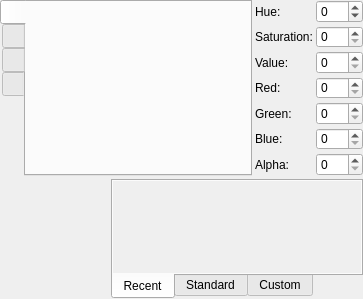
<?xml version="1.0" encoding="UTF-8"?>
<ui version="4.0">
 <class>KLFColorChooseWidgetUI</class>
 <widget class="QWidget" name="KLFColorChooseWidgetUI">
  <property name="geometry">
   <rect>
    <x>0</x>
    <y>0</y>
    <width>363</width>
    <height>294</height>
   </rect>
  </property>
  <property name="contextMenuPolicy">
   <enum>Qt::NoContextMenu</enum>
  </property>
  <property name="windowTitle">
   <string>Choose Color</string>
  </property>
  <layout class="QGridLayout" name="gridLayout_4">
   <property name="margin">
    <number>0</number>
   </property>
   <property name="spacing">
    <number>3</number>
   </property>
   <item row="0" column="0" colspan="2">
    <widget class="QTabWidget" name="mPaneTabs">
     <property name="tabPosition">
      <enum>QTabWidget::West</enum>
     </property>
     <property name="currentIndex">
      <number>0</number>
     </property>
     <widget class="QWidget" name="mHSVTab">
      <attribute name="icon">
       <iconset resource="klfres.qrc">
        <normaloff>:/pics/huepane.png</normaloff>:/pics/huepane.png</iconset>
      </attribute>
      <attribute name="title">
       <string/>
      </attribute>
      <layout class="QGridLayout" name="gridLayout_3">
       <item row="0" column="0">
        <widget class="KLFColorChooseWidgetPane" name="mHueSatPane" native="true">
         <property name="sizePolicy">
          <sizepolicy hsizetype="Fixed" vsizetype="Fixed">
           <horstretch>0</horstretch>
           <verstretch>0</verstretch>
          </sizepolicy>
         </property>
         <property name="minimumSize">
          <size>
           <width>128</width>
           <height>128</height>
          </size>
         </property>
         <property name="maximumSize">
          <size>
           <width>128</width>
           <height>128</height>
          </size>
         </property>
         <property name="paneType" stdset="0">
          <string>Hue+Sat</string>
         </property>
         <property name="color" stdset="0">
          <color>
           <red>0</red>
           <green>0</green>
           <blue>0</blue>
          </color>
         </property>
        </widget>
       </item>
       <item row="0" column="1">
        <widget class="KLFColorChooseWidgetPane" name="mValPane" native="true">
         <property name="sizePolicy">
          <sizepolicy hsizetype="Fixed" vsizetype="Fixed">
           <horstretch>0</horstretch>
           <verstretch>0</verstretch>
          </sizepolicy>
         </property>
         <property name="minimumSize">
          <size>
           <width>20</width>
           <height>128</height>
          </size>
         </property>
         <property name="maximumSize">
          <size>
           <width>20</width>
           <height>128</height>
          </size>
         </property>
         <property name="paneType" stdset="0">
          <string>Fix+Val</string>
         </property>
         <property name="color" stdset="0">
          <color>
           <red>0</red>
           <green>0</green>
           <blue>0</blue>
          </color>
         </property>
        </widget>
       </item>
       <item row="1" column="0" colspan="2">
        <widget class="KLFColorChooseWidgetPane" name="mAlphaPane" native="true">
         <property name="sizePolicy">
          <sizepolicy hsizetype="Preferred" vsizetype="Fixed">
           <horstretch>0</horstretch>
           <verstretch>0</verstretch>
          </sizepolicy>
         </property>
         <property name="minimumSize">
          <size>
           <width>128</width>
           <height>20</height>
          </size>
         </property>
         <property name="maximumSize">
          <size>
           <width>16777215</width>
           <height>20</height>
          </size>
         </property>
         <property name="paneType" stdset="0">
          <string>Alpha+Fix</string>
         </property>
         <property name="color" stdset="0">
          <color>
           <red>0</red>
           <green>0</green>
           <blue>0</blue>
          </color>
         </property>
        </widget>
       </item>
      </layout>
     </widget>
     <widget class="QWidget" name="mTriangleTab">
      <property name="minimumSize">
       <size>
        <width>160</width>
        <height>160</height>
       </size>
      </property>
      <attribute name="icon">
       <iconset resource="klfres.qrc">
        <normaloff>:/pics/colortriangle.png</normaloff>:/pics/colortriangle.png</iconset>
      </attribute>
      <attribute name="title">
       <string/>
      </attribute>
      <layout class="QVBoxLayout" name="verticalLayout">
       <property name="sizeConstraint">
        <enum>QLayout::SetMinimumSize</enum>
       </property>
       <property name="margin">
        <number>0</number>
       </property>
       <item>
        <widget class="QtColorTriangle" name="mColorTriangle" native="true">
         <property name="sizePolicy">
          <sizepolicy hsizetype="Preferred" vsizetype="Preferred">
           <horstretch>0</horstretch>
           <verstretch>0</verstretch>
          </sizepolicy>
         </property>
         <property name="minimumSize">
          <size>
           <width>160</width>
           <height>160</height>
          </size>
         </property>
        </widget>
       </item>
      </layout>
     </widget>
     <widget class="QWidget" name="mNamedTab">
      <attribute name="icon">
       <iconset resource="klfres.qrc">
        <normaloff>:/pics/named.png</normaloff>:/pics/named.png</iconset>
      </attribute>
      <attribute name="title">
       <string/>
      </attribute>
      <layout class="QGridLayout" name="gridLayout">
       <property name="horizontalSpacing">
        <number>3</number>
       </property>
       <property name="verticalSpacing">
        <number>5</number>
       </property>
       <item row="0" column="0" colspan="2">
        <widget class="QListWidget" name="lstNames">
         <property name="sizePolicy">
          <sizepolicy hsizetype="Preferred" vsizetype="Preferred">
           <horstretch>0</horstretch>
           <verstretch>0</verstretch>
          </sizepolicy>
         </property>
        </widget>
       </item>
       <item row="1" column="0">
        <widget class="QLabel" name="lblHex">
         <property name="sizePolicy">
          <sizepolicy hsizetype="Preferred" vsizetype="Fixed">
           <horstretch>0</horstretch>
           <verstretch>0</verstretch>
          </sizepolicy>
         </property>
         <property name="text">
          <string>Hex:</string>
         </property>
        </widget>
       </item>
       <item row="1" column="1">
        <widget class="QLineEdit" name="txtHex"/>
       </item>
      </layout>
     </widget>
     <widget class="QWidget" name="mSlidersTab">
      <attribute name="icon">
       <iconset resource="klfres.qrc">
        <normaloff>:/pics/colorsliders.png</normaloff>:/pics/colorsliders.png</iconset>
      </attribute>
      <attribute name="title">
       <string/>
      </attribute>
      <layout class="QGridLayout" name="gridLayout_5">
       <item row="0" column="7">
        <widget class="KLFColorChooseWidgetPane" name="mHueSlider" native="true">
         <property name="sizePolicy">
          <sizepolicy hsizetype="Preferred" vsizetype="Fixed">
           <horstretch>0</horstretch>
           <verstretch>0</verstretch>
          </sizepolicy>
         </property>
         <property name="minimumSize">
          <size>
           <width>128</width>
           <height>15</height>
          </size>
         </property>
         <property name="maximumSize">
          <size>
           <width>16777215</width>
           <height>15</height>
          </size>
         </property>
         <property name="paneType" stdset="0">
          <string>Hue+Fix</string>
         </property>
         <property name="color" stdset="0">
          <color>
           <red>0</red>
           <green>0</green>
           <blue>0</blue>
          </color>
         </property>
        </widget>
       </item>
       <item row="1" column="7">
        <widget class="KLFColorChooseWidgetPane" name="mSatSlider" native="true">
         <property name="sizePolicy">
          <sizepolicy hsizetype="Preferred" vsizetype="Fixed">
           <horstretch>0</horstretch>
           <verstretch>0</verstretch>
          </sizepolicy>
         </property>
         <property name="minimumSize">
          <size>
           <width>128</width>
           <height>15</height>
          </size>
         </property>
         <property name="maximumSize">
          <size>
           <width>16777215</width>
           <height>15</height>
          </size>
         </property>
         <property name="paneType" stdset="0">
          <string>Sat+Fix</string>
         </property>
         <property name="color" stdset="0">
          <color>
           <red>0</red>
           <green>0</green>
           <blue>0</blue>
          </color>
         </property>
        </widget>
       </item>
       <item row="2" column="7">
        <widget class="KLFColorChooseWidgetPane" name="mValSlider" native="true">
         <property name="sizePolicy">
          <sizepolicy hsizetype="Preferred" vsizetype="Fixed">
           <horstretch>0</horstretch>
           <verstretch>0</verstretch>
          </sizepolicy>
         </property>
         <property name="minimumSize">
          <size>
           <width>128</width>
           <height>15</height>
          </size>
         </property>
         <property name="maximumSize">
          <size>
           <width>16777215</width>
           <height>15</height>
          </size>
         </property>
         <property name="paneType" stdset="0">
          <string>Val+Fix</string>
         </property>
         <property name="color" stdset="0">
          <color>
           <red>0</red>
           <green>0</green>
           <blue>0</blue>
          </color>
         </property>
        </widget>
       </item>
       <item row="3" column="7">
        <widget class="KLFColorChooseWidgetPane" name="mRedSlider" native="true">
         <property name="sizePolicy">
          <sizepolicy hsizetype="Preferred" vsizetype="Fixed">
           <horstretch>0</horstretch>
           <verstretch>0</verstretch>
          </sizepolicy>
         </property>
         <property name="minimumSize">
          <size>
           <width>128</width>
           <height>15</height>
          </size>
         </property>
         <property name="maximumSize">
          <size>
           <width>16777215</width>
           <height>15</height>
          </size>
         </property>
         <property name="paneType" stdset="0">
          <string>Red+Fix</string>
         </property>
         <property name="color" stdset="0">
          <color>
           <red>0</red>
           <green>0</green>
           <blue>0</blue>
          </color>
         </property>
        </widget>
       </item>
       <item row="4" column="7">
        <widget class="KLFColorChooseWidgetPane" name="mGreenSlider" native="true">
         <property name="sizePolicy">
          <sizepolicy hsizetype="Preferred" vsizetype="Fixed">
           <horstretch>0</horstretch>
           <verstretch>0</verstretch>
          </sizepolicy>
         </property>
         <property name="minimumSize">
          <size>
           <width>128</width>
           <height>15</height>
          </size>
         </property>
         <property name="maximumSize">
          <size>
           <width>16777215</width>
           <height>15</height>
          </size>
         </property>
         <property name="paneType" stdset="0">
          <string>Green+Fix</string>
         </property>
         <property name="color" stdset="0">
          <color>
           <red>0</red>
           <green>0</green>
           <blue>0</blue>
          </color>
         </property>
        </widget>
       </item>
       <item row="5" column="7">
        <widget class="KLFColorChooseWidgetPane" name="mBlueSlider" native="true">
         <property name="sizePolicy">
          <sizepolicy hsizetype="Preferred" vsizetype="Fixed">
           <horstretch>0</horstretch>
           <verstretch>0</verstretch>
          </sizepolicy>
         </property>
         <property name="minimumSize">
          <size>
           <width>128</width>
           <height>15</height>
          </size>
         </property>
         <property name="maximumSize">
          <size>
           <width>16777215</width>
           <height>15</height>
          </size>
         </property>
         <property name="paneType" stdset="0">
          <string>Blue+Fix</string>
         </property>
         <property name="color" stdset="0">
          <color>
           <red>0</red>
           <green>0</green>
           <blue>0</blue>
          </color>
         </property>
        </widget>
       </item>
       <item row="6" column="7">
        <widget class="KLFColorChooseWidgetPane" name="mAlphaSlider" native="true">
         <property name="sizePolicy">
          <sizepolicy hsizetype="Preferred" vsizetype="Fixed">
           <horstretch>0</horstretch>
           <verstretch>0</verstretch>
          </sizepolicy>
         </property>
         <property name="minimumSize">
          <size>
           <width>128</width>
           <height>15</height>
          </size>
         </property>
         <property name="maximumSize">
          <size>
           <width>16777215</width>
           <height>15</height>
          </size>
         </property>
         <property name="paneType" stdset="0">
          <string>Alpha+Fix</string>
         </property>
         <property name="color" stdset="0">
          <color>
           <red>0</red>
           <green>0</green>
           <blue>0</blue>
          </color>
         </property>
        </widget>
       </item>
       <item row="6" column="6">
        <widget class="QLabel" name="label_14">
         <property name="sizePolicy">
          <sizepolicy hsizetype="Preferred" vsizetype="Fixed">
           <horstretch>0</horstretch>
           <verstretch>0</verstretch>
          </sizepolicy>
         </property>
         <property name="minimumSize">
          <size>
           <width>0</width>
           <height>15</height>
          </size>
         </property>
         <property name="text">
          <string>Alpha:</string>
         </property>
        </widget>
       </item>
       <item row="1" column="6">
        <widget class="QLabel" name="label_12">
         <property name="sizePolicy">
          <sizepolicy hsizetype="Preferred" vsizetype="Fixed">
           <horstretch>0</horstretch>
           <verstretch>0</verstretch>
          </sizepolicy>
         </property>
         <property name="minimumSize">
          <size>
           <width>0</width>
           <height>15</height>
          </size>
         </property>
         <property name="text">
          <string>Sat.:</string>
         </property>
        </widget>
       </item>
       <item row="0" column="6">
        <widget class="QLabel" name="label_11">
         <property name="sizePolicy">
          <sizepolicy hsizetype="Preferred" vsizetype="Fixed">
           <horstretch>0</horstretch>
           <verstretch>0</verstretch>
          </sizepolicy>
         </property>
         <property name="minimumSize">
          <size>
           <width>0</width>
           <height>15</height>
          </size>
         </property>
         <property name="text">
          <string>Hue:</string>
         </property>
        </widget>
       </item>
       <item row="4" column="6">
        <widget class="QLabel" name="label_10">
         <property name="sizePolicy">
          <sizepolicy hsizetype="Preferred" vsizetype="Fixed">
           <horstretch>0</horstretch>
           <verstretch>0</verstretch>
          </sizepolicy>
         </property>
         <property name="minimumSize">
          <size>
           <width>0</width>
           <height>15</height>
          </size>
         </property>
         <property name="text">
          <string>Green:</string>
         </property>
        </widget>
       </item>
       <item row="5" column="6">
        <widget class="QLabel" name="label_9">
         <property name="sizePolicy">
          <sizepolicy hsizetype="Preferred" vsizetype="Fixed">
           <horstretch>0</horstretch>
           <verstretch>0</verstretch>
          </sizepolicy>
         </property>
         <property name="minimumSize">
          <size>
           <width>0</width>
           <height>15</height>
          </size>
         </property>
         <property name="text">
          <string>Blue:</string>
         </property>
        </widget>
       </item>
       <item row="2" column="6">
        <widget class="QLabel" name="label_15">
         <property name="sizePolicy">
          <sizepolicy hsizetype="Preferred" vsizetype="Fixed">
           <horstretch>0</horstretch>
           <verstretch>0</verstretch>
          </sizepolicy>
         </property>
         <property name="minimumSize">
          <size>
           <width>0</width>
           <height>15</height>
          </size>
         </property>
         <property name="text">
          <string>Val.:</string>
         </property>
        </widget>
       </item>
       <item row="3" column="6">
        <widget class="QLabel" name="label_13">
         <property name="sizePolicy">
          <sizepolicy hsizetype="Preferred" vsizetype="Fixed">
           <horstretch>0</horstretch>
           <verstretch>0</verstretch>
          </sizepolicy>
         </property>
         <property name="minimumSize">
          <size>
           <width>0</width>
           <height>15</height>
          </size>
         </property>
         <property name="text">
          <string>Red:</string>
         </property>
        </widget>
       </item>
      </layout>
     </widget>
    </widget>
   </item>
   <item row="0" column="2">
    <layout class="QGridLayout" name="gridLayout_2">
     <property name="sizeConstraint">
      <enum>QLayout::SetNoConstraint</enum>
     </property>
     <item row="0" column="0">
      <widget class="QLabel" name="label">
       <property name="sizePolicy">
        <sizepolicy hsizetype="Preferred" vsizetype="Fixed">
         <horstretch>0</horstretch>
         <verstretch>0</verstretch>
        </sizepolicy>
       </property>
       <property name="minimumSize">
        <size>
         <width>0</width>
         <height>15</height>
        </size>
       </property>
       <property name="text">
        <string>Hue:</string>
       </property>
      </widget>
     </item>
     <item row="0" column="1" colspan="2">
      <widget class="KLFColorComponentSpinBox" name="spnHue">
       <property name="sizePolicy">
        <sizepolicy hsizetype="Minimum" vsizetype="Minimum">
         <horstretch>0</horstretch>
         <verstretch>0</verstretch>
        </sizepolicy>
       </property>
       <property name="minimumSize">
        <size>
         <width>0</width>
         <height>15</height>
        </size>
       </property>
       <property name="wrapping">
        <bool>true</bool>
       </property>
       <property name="accelerated">
        <bool>true</bool>
       </property>
       <property name="maximum">
        <number>255</number>
       </property>
       <property name="singleStep">
        <number>10</number>
       </property>
       <property name="color" stdset="0">
        <color>
         <red>0</red>
         <green>0</green>
         <blue>0</blue>
        </color>
       </property>
       <property name="colorComponent" stdset="0">
        <string>Hue</string>
       </property>
      </widget>
     </item>
     <item row="1" column="0">
      <widget class="QLabel" name="label_3">
       <property name="sizePolicy">
        <sizepolicy hsizetype="Preferred" vsizetype="Fixed">
         <horstretch>0</horstretch>
         <verstretch>0</verstretch>
        </sizepolicy>
       </property>
       <property name="minimumSize">
        <size>
         <width>0</width>
         <height>15</height>
        </size>
       </property>
       <property name="text">
        <string>Saturation:</string>
       </property>
      </widget>
     </item>
     <item row="1" column="1" colspan="2">
      <widget class="KLFColorComponentSpinBox" name="spnSat">
       <property name="sizePolicy">
        <sizepolicy hsizetype="Minimum" vsizetype="Minimum">
         <horstretch>0</horstretch>
         <verstretch>0</verstretch>
        </sizepolicy>
       </property>
       <property name="minimumSize">
        <size>
         <width>0</width>
         <height>15</height>
        </size>
       </property>
       <property name="maximum">
        <number>255</number>
       </property>
       <property name="singleStep">
        <number>10</number>
       </property>
       <property name="color" stdset="0">
        <color>
         <red>0</red>
         <green>0</green>
         <blue>0</blue>
        </color>
       </property>
       <property name="colorComponent" stdset="0">
        <string>Sat</string>
       </property>
      </widget>
     </item>
     <item row="2" column="1" colspan="2">
      <widget class="KLFColorComponentSpinBox" name="spnVal">
       <property name="sizePolicy">
        <sizepolicy hsizetype="Minimum" vsizetype="Minimum">
         <horstretch>0</horstretch>
         <verstretch>0</verstretch>
        </sizepolicy>
       </property>
       <property name="minimumSize">
        <size>
         <width>0</width>
         <height>15</height>
        </size>
       </property>
       <property name="maximum">
        <number>255</number>
       </property>
       <property name="singleStep">
        <number>10</number>
       </property>
       <property name="color" stdset="0">
        <color>
         <red>0</red>
         <green>0</green>
         <blue>0</blue>
        </color>
       </property>
       <property name="colorComponent" stdset="0">
        <string>Val</string>
       </property>
      </widget>
     </item>
     <item row="3" column="0">
      <widget class="QLabel" name="label_5">
       <property name="sizePolicy">
        <sizepolicy hsizetype="Preferred" vsizetype="Fixed">
         <horstretch>0</horstretch>
         <verstretch>0</verstretch>
        </sizepolicy>
       </property>
       <property name="minimumSize">
        <size>
         <width>0</width>
         <height>15</height>
        </size>
       </property>
       <property name="text">
        <string>Red:</string>
       </property>
      </widget>
     </item>
     <item row="3" column="1" colspan="2">
      <widget class="KLFColorComponentSpinBox" name="spnRed">
       <property name="sizePolicy">
        <sizepolicy hsizetype="Minimum" vsizetype="Minimum">
         <horstretch>0</horstretch>
         <verstretch>0</verstretch>
        </sizepolicy>
       </property>
       <property name="minimumSize">
        <size>
         <width>0</width>
         <height>15</height>
        </size>
       </property>
       <property name="maximum">
        <number>255</number>
       </property>
       <property name="singleStep">
        <number>10</number>
       </property>
       <property name="color" stdset="0">
        <color>
         <red>0</red>
         <green>0</green>
         <blue>0</blue>
        </color>
       </property>
       <property name="colorComponent" stdset="0">
        <string>Red</string>
       </property>
      </widget>
     </item>
     <item row="4" column="0">
      <widget class="QLabel" name="label_6">
       <property name="sizePolicy">
        <sizepolicy hsizetype="Preferred" vsizetype="Fixed">
         <horstretch>0</horstretch>
         <verstretch>0</verstretch>
        </sizepolicy>
       </property>
       <property name="minimumSize">
        <size>
         <width>0</width>
         <height>15</height>
        </size>
       </property>
       <property name="text">
        <string>Green:</string>
       </property>
      </widget>
     </item>
     <item row="4" column="1" colspan="2">
      <widget class="KLFColorComponentSpinBox" name="spnGreen">
       <property name="sizePolicy">
        <sizepolicy hsizetype="Minimum" vsizetype="Minimum">
         <horstretch>0</horstretch>
         <verstretch>0</verstretch>
        </sizepolicy>
       </property>
       <property name="minimumSize">
        <size>
         <width>0</width>
         <height>15</height>
        </size>
       </property>
       <property name="maximum">
        <number>255</number>
       </property>
       <property name="singleStep">
        <number>10</number>
       </property>
       <property name="color" stdset="0">
        <color>
         <red>0</red>
         <green>0</green>
         <blue>0</blue>
        </color>
       </property>
       <property name="colorComponent" stdset="0">
        <string>Green</string>
       </property>
      </widget>
     </item>
     <item row="5" column="0">
      <widget class="QLabel" name="label_7">
       <property name="sizePolicy">
        <sizepolicy hsizetype="Preferred" vsizetype="Fixed">
         <horstretch>0</horstretch>
         <verstretch>0</verstretch>
        </sizepolicy>
       </property>
       <property name="minimumSize">
        <size>
         <width>0</width>
         <height>15</height>
        </size>
       </property>
       <property name="text">
        <string>Blue:</string>
       </property>
      </widget>
     </item>
     <item row="5" column="1" colspan="2">
      <widget class="KLFColorComponentSpinBox" name="spnBlue">
       <property name="sizePolicy">
        <sizepolicy hsizetype="Minimum" vsizetype="Minimum">
         <horstretch>0</horstretch>
         <verstretch>0</verstretch>
        </sizepolicy>
       </property>
       <property name="minimumSize">
        <size>
         <width>0</width>
         <height>15</height>
        </size>
       </property>
       <property name="maximum">
        <number>255</number>
       </property>
       <property name="singleStep">
        <number>10</number>
       </property>
       <property name="color" stdset="0">
        <color>
         <red>0</red>
         <green>0</green>
         <blue>0</blue>
        </color>
       </property>
       <property name="colorComponent" stdset="0">
        <string>Blue</string>
       </property>
      </widget>
     </item>
     <item row="2" column="0">
      <widget class="QLabel" name="label_4">
       <property name="sizePolicy">
        <sizepolicy hsizetype="Preferred" vsizetype="Fixed">
         <horstretch>0</horstretch>
         <verstretch>0</verstretch>
        </sizepolicy>
       </property>
       <property name="minimumSize">
        <size>
         <width>0</width>
         <height>15</height>
        </size>
       </property>
       <property name="text">
        <string>Value:</string>
       </property>
      </widget>
     </item>
     <item row="6" column="0">
      <widget class="QLabel" name="label_8">
       <property name="sizePolicy">
        <sizepolicy hsizetype="Preferred" vsizetype="Fixed">
         <horstretch>0</horstretch>
         <verstretch>0</verstretch>
        </sizepolicy>
       </property>
       <property name="minimumSize">
        <size>
         <width>0</width>
         <height>15</height>
        </size>
       </property>
       <property name="text">
        <string>Alpha:</string>
       </property>
      </widget>
     </item>
     <item row="6" column="1" colspan="2">
      <widget class="KLFColorComponentSpinBox" name="spnAlpha">
       <property name="sizePolicy">
        <sizepolicy hsizetype="Minimum" vsizetype="Minimum">
         <horstretch>0</horstretch>
         <verstretch>0</verstretch>
        </sizepolicy>
       </property>
       <property name="minimumSize">
        <size>
         <width>0</width>
         <height>15</height>
        </size>
       </property>
       <property name="maximum">
        <number>255</number>
       </property>
       <property name="singleStep">
        <number>10</number>
       </property>
       <property name="color" stdset="0">
        <color>
         <red>0</red>
         <green>0</green>
         <blue>0</blue>
        </color>
       </property>
       <property name="colorComponent" stdset="0">
        <string>Alpha</string>
       </property>
      </widget>
     </item>
    </layout>
   </item>
   <item row="1" column="0">
    <widget class="KLFColorChooseWidgetPane" name="mDisplayColor" native="true">
     <property name="minimumSize">
      <size>
       <width>64</width>
       <height>64</height>
      </size>
     </property>
     <property name="maximumSize">
      <size>
       <width>128</width>
       <height>128</height>
      </size>
     </property>
     <property name="paneType" stdset="0">
      <string>Fix+Fix</string>
     </property>
     <property name="color" stdset="0">
      <color>
       <red>0</red>
       <green>0</green>
       <blue>0</blue>
      </color>
     </property>
    </widget>
   </item>
   <item row="1" column="1" colspan="2">
    <widget class="QTabWidget" name="mTabs">
     <property name="minimumSize">
      <size>
       <width>0</width>
       <height>120</height>
      </size>
     </property>
     <property name="tabPosition">
      <enum>QTabWidget::South</enum>
     </property>
     <property name="currentIndex">
      <number>0</number>
     </property>
     <widget class="QWidget" name="mRecentTab">
      <attribute name="title">
       <string>Recent</string>
      </attribute>
      <layout class="QHBoxLayout" name="horizontalLayout_3">
       <property name="spacing">
        <number>1</number>
       </property>
       <property name="margin">
        <number>0</number>
       </property>
       <item>
        <widget class="QScrollArea" name="mRecentColorsPaletteScroll">
         <property name="frameShape">
          <enum>QFrame::NoFrame</enum>
         </property>
         <property name="frameShadow">
          <enum>QFrame::Plain</enum>
         </property>
         <property name="lineWidth">
          <number>0</number>
         </property>
         <property name="widgetResizable">
          <bool>true</bool>
         </property>
         <widget class="QWidget" name="mRecentColorsPalette">
          <property name="geometry">
           <rect>
            <x>0</x>
            <y>0</y>
            <width>245</width>
            <height>89</height>
           </rect>
          </property>
         </widget>
        </widget>
       </item>
      </layout>
     </widget>
     <widget class="QWidget" name="mStandardTab">
      <attribute name="title">
       <string>Standard</string>
      </attribute>
      <layout class="QHBoxLayout" name="horizontalLayout_2">
       <property name="spacing">
        <number>1</number>
       </property>
       <property name="margin">
        <number>0</number>
       </property>
       <item>
        <widget class="QScrollArea" name="mStandardColorsPaletteScroll">
         <property name="frameShape">
          <enum>QFrame::NoFrame</enum>
         </property>
         <property name="frameShadow">
          <enum>QFrame::Plain</enum>
         </property>
         <property name="lineWidth">
          <number>0</number>
         </property>
         <property name="widgetResizable">
          <bool>true</bool>
         </property>
         <widget class="QWidget" name="mStandardColorsPalette">
          <property name="geometry">
           <rect>
            <x>0</x>
            <y>0</y>
            <width>100</width>
            <height>30</height>
           </rect>
          </property>
         </widget>
        </widget>
       </item>
      </layout>
     </widget>
     <widget class="QWidget" name="mCustomTab">
      <attribute name="title">
       <string>Custom</string>
      </attribute>
      <layout class="QHBoxLayout" name="horizontalLayout">
       <property name="spacing">
        <number>1</number>
       </property>
       <property name="margin">
        <number>0</number>
       </property>
       <item>
        <widget class="QToolButton" name="btnAddCustomColor">
         <property name="sizePolicy">
          <sizepolicy hsizetype="Fixed" vsizetype="Preferred">
           <horstretch>0</horstretch>
           <verstretch>0</verstretch>
          </sizepolicy>
         </property>
         <property name="icon">
          <iconset resource="klfres.qrc">
           <normaloff>:/pics/rightarrow.png</normaloff>:/pics/rightarrow.png</iconset>
         </property>
        </widget>
       </item>
       <item>
        <widget class="QScrollArea" name="mCustomColorsPaletteScroll">
         <property name="frameShape">
          <enum>QFrame::NoFrame</enum>
         </property>
         <property name="frameShadow">
          <enum>QFrame::Plain</enum>
         </property>
         <property name="lineWidth">
          <number>0</number>
         </property>
         <property name="widgetResizable">
          <bool>true</bool>
         </property>
         <widget class="QWidget" name="mCustomColorsPalette">
          <property name="geometry">
           <rect>
            <x>0</x>
            <y>0</y>
            <width>100</width>
            <height>30</height>
           </rect>
          </property>
         </widget>
        </widget>
       </item>
      </layout>
     </widget>
    </widget>
   </item>
  </layout>
 </widget>
 <customwidgets>
  <customwidget>
   <class>QtColorTriangle</class>
   <extends>QWidget</extends>
   <header>qtcolortriangle.h</header>
  </customwidget>
  <customwidget>
   <class>KLFColorChooseWidgetPane</class>
   <extends>QWidget</extends>
   <header location="global">QWidget</header>
   <container>1</container>
  </customwidget>
  <customwidget>
   <class>KLFColorComponentSpinBox</class>
   <extends>QSpinBox</extends>
   <header location="global">QWidget</header>
  </customwidget>
 </customwidgets>
 <resources>
  <include location="klfres.qrc"/>
 </resources>
 <connections/>
</ui>
